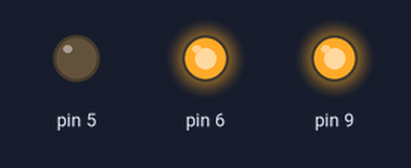
Bench run of a sketch on a simulated Arduino Uno, built with avr-gcc and run on an emulated ATmega328P. Parts: output pins drawn as LEDs (lit = HIGH).

Above: at 0.1 s.
Timing chart, 0 to 1.6 s (numbered marks = the images above):
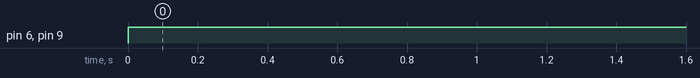

Measured:
- by itself, pin 6, pin 9: LOW → HIGH at 0.00 s

The sketch:

servo_ultra.ino
```cpp
int x;

void setup()
{
  pinMode(9, OUTPUT);
  pinMode(6, OUTPUT);
  pinMode(5, OUTPUT);
}

void loop()
{
  digitalWrite(9,255);
  digitalWrite(6,255);

 while (x=0,x<256,x++){
  digitalWrite(5,x);
  delay(600);

}

}
```
